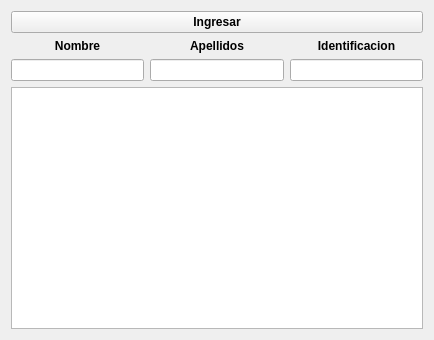
<?xml version="1.0" encoding="UTF-8"?>
<ui version="4.0">
 <class>Form</class>
 <widget class="QWidget" name="Form">
  <property name="geometry">
   <rect>
    <x>0</x>
    <y>0</y>
    <width>434</width>
    <height>340</height>
   </rect>
  </property>
  <property name="windowTitle">
   <string>Ejemplo</string>
  </property>
  <layout class="QVBoxLayout" name="verticalLayout_5">
   <item>
    <layout class="QVBoxLayout" name="verticalLayout">
     <item>
      <widget class="QPushButton" name="IngresarBot">
       <property name="enabled">
        <bool>true</bool>
       </property>
       <property name="font">
        <font>
         <weight>75</weight>
         <bold>true</bold>
        </font>
       </property>
       <property name="text">
        <string>Ingresar</string>
       </property>
      </widget>
     </item>
     <item>
      <layout class="QHBoxLayout" name="horizontalLayout">
       <item>
        <layout class="QVBoxLayout" name="verticalLayout_2">
         <item>
          <widget class="QLabel" name="Nombre">
           <property name="font">
            <font>
             <weight>75</weight>
             <italic>false</italic>
             <bold>true</bold>
             <underline>false</underline>
            </font>
           </property>
           <property name="text">
            <string>Nombre</string>
           </property>
           <property name="alignment">
            <set>Qt::AlignCenter</set>
           </property>
          </widget>
         </item>
         <item>
          <widget class="QLineEdit" name="IngNombre"/>
         </item>
        </layout>
       </item>
       <item>
        <layout class="QVBoxLayout" name="verticalLayout_4">
         <item>
          <widget class="QLabel" name="Apellidos">
           <property name="font">
            <font>
             <weight>75</weight>
             <bold>true</bold>
            </font>
           </property>
           <property name="text">
            <string>Apellidos</string>
           </property>
           <property name="alignment">
            <set>Qt::AlignCenter</set>
           </property>
          </widget>
         </item>
         <item>
          <widget class="QLineEdit" name="ingApellidos"/>
         </item>
        </layout>
       </item>
       <item>
        <layout class="QVBoxLayout" name="verticalLayout_3">
         <item>
          <widget class="QLabel" name="Identificacion">
           <property name="font">
            <font>
             <weight>75</weight>
             <bold>true</bold>
            </font>
           </property>
           <property name="text">
            <string>Identificacion</string>
           </property>
           <property name="alignment">
            <set>Qt::AlignCenter</set>
           </property>
          </widget>
         </item>
         <item>
          <widget class="QLineEdit" name="ing_id"/>
         </item>
        </layout>
       </item>
      </layout>
     </item>
     <item>
      <widget class="PlotWidget" name="ploteador"/>
     </item>
    </layout>
   </item>
  </layout>
 </widget>
 <customwidgets>
  <customwidget>
   <class>PlotWidget</class>
   <extends>QGraphicsView</extends>
   <header>pyqtgraph.h</header>
  </customwidget>
 </customwidgets>
 <resources/>
 <connections/>
</ui>
